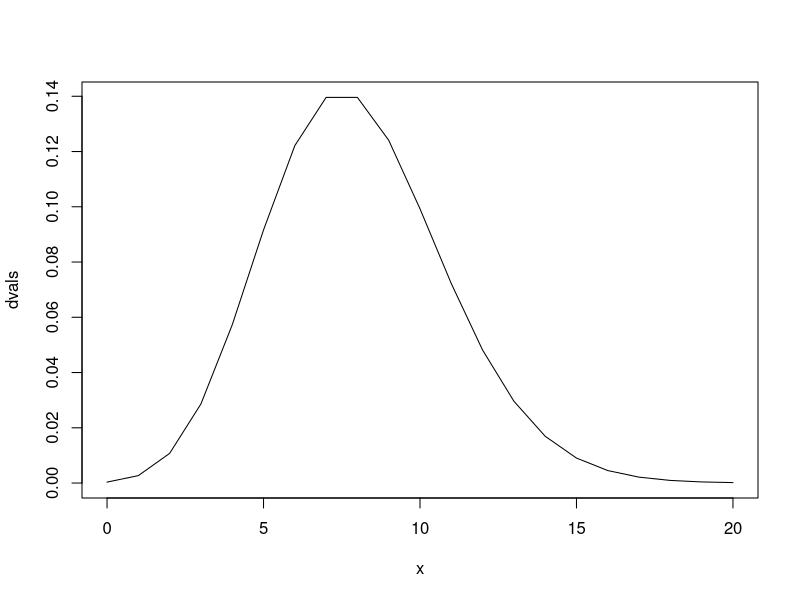
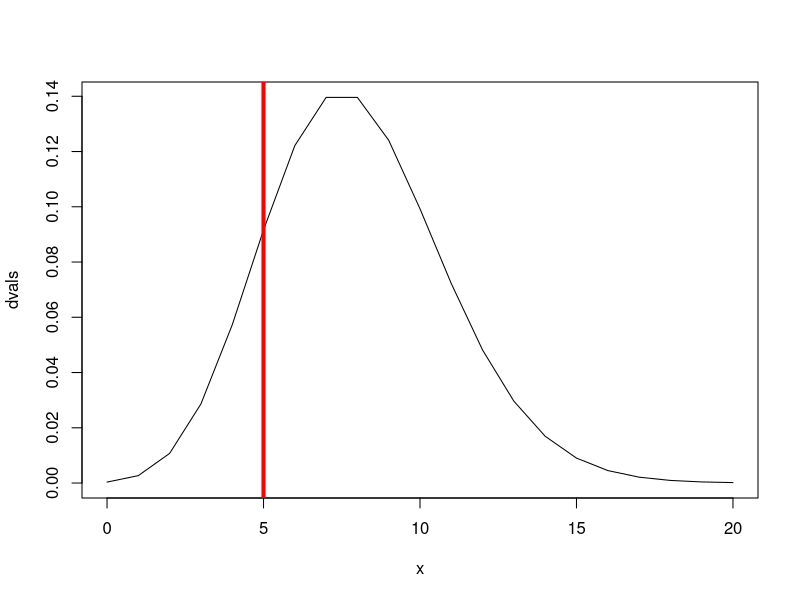
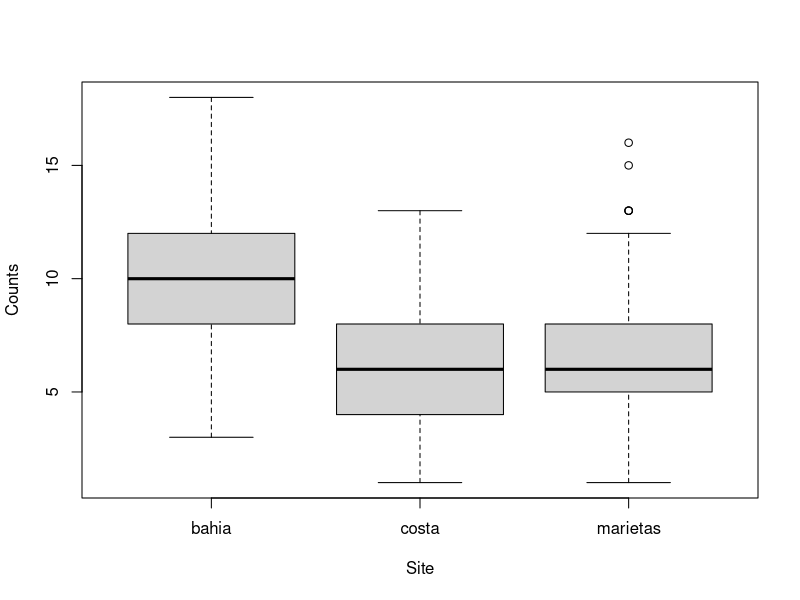
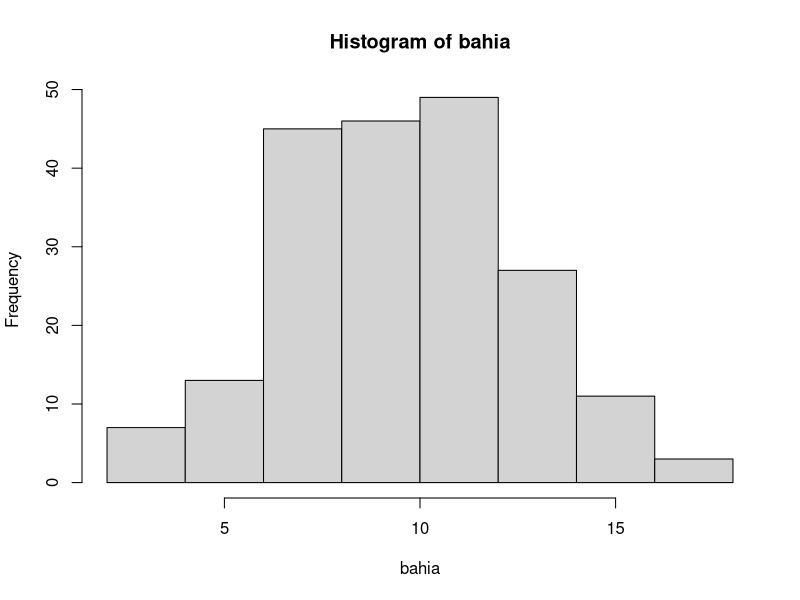
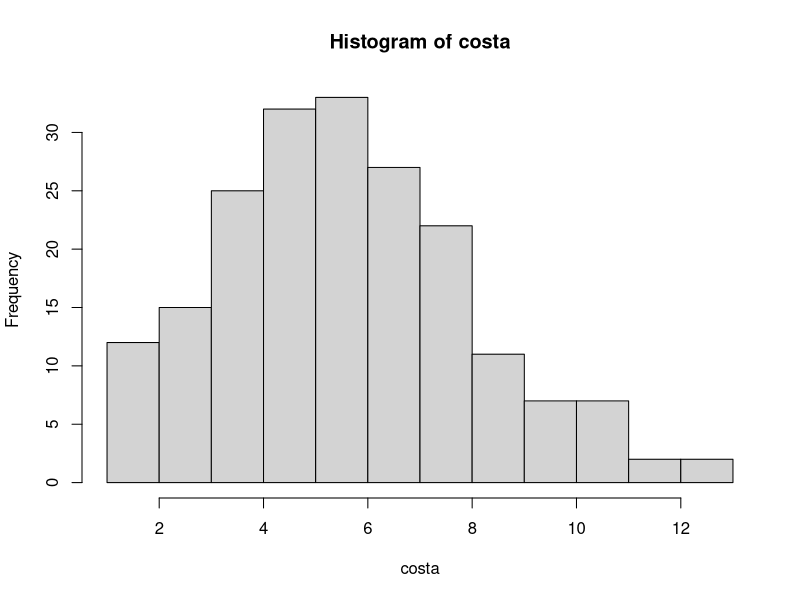
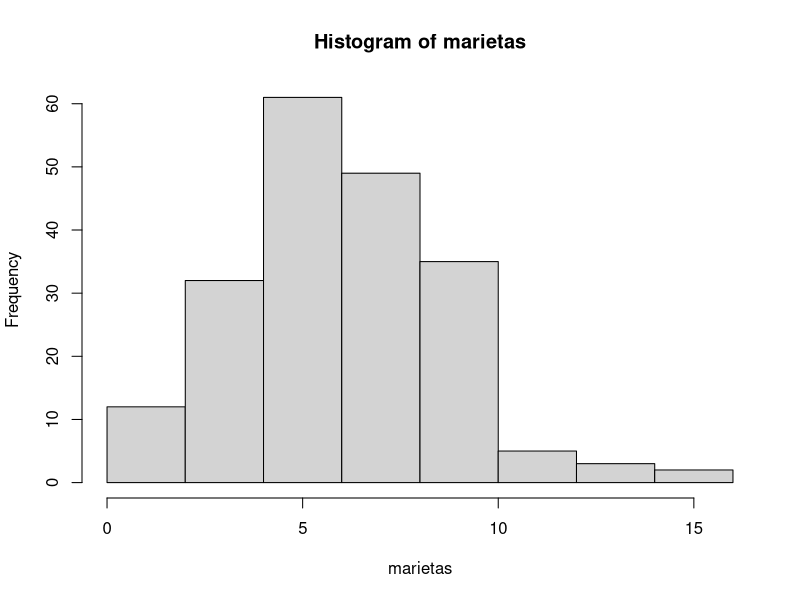
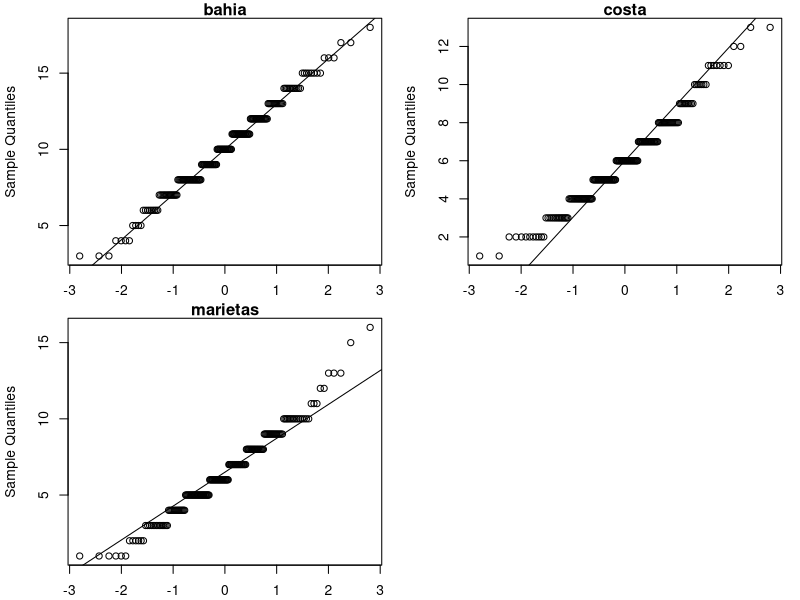

The R source for these figures, in order: (Note: this script raises an error after producing the figures.)
## ---- chunk 1
x <- 0:20
dvals <- dpois(x,lambda=8)
plot(x,dvals,type='l')
## ---- chunk 2
plot(x,dvals,type='l')
abline(v=5,col='red',lwd=4)
## ---- chunk 3
ppois(5,lambda=8,lower.tail=FALSE)
## ---- chunk 4
library(dplyr)
library(multcomp)
# read in data
setwd("/home/brian/Documents/Workshops/Mexico fisheries/StatsClass")
dat <- read.csv("poissonGLM.csv", header=TRUE)
# look at data
head(dat)
names(dat)
dim(dat)
summary(dat)
## ---- chunk 5
# boxplot of counts by site
boxplot(counts ~ site, data=dat,
        xlab="Site",
        ylab="Counts")
## ---- chunk 6
# plot each site's distribution of counts
bahia <- filter(dat, site=="bahia")$counts
costa <- filter(dat, site=="costa")$counts
marietas <- filter(dat, site=="marietas")$counts

hist(bahia)
hist(costa)
hist(marietas)
## ---- chunk 7
par(mfrow = c(2,2), mar=c(2, 4, 1, 1) + 0.1)
qqnorm(bahia, main="bahia")
qqline(bahia)
qqnorm(costa, main="costa")
qqline(costa)
qqnorm(marietas, main="marietas")
qqline(marietas)
## ---- chunk 8
pois.mod <- glm(counts ~ site, data=dat, family=poisson)
summary(pois.mod)
## ---- chunk 9
pois.tukey <- glht(pois.mod, mcp(site="Tukey"))
summary(pois.tukey)
## ---- chunk 10
newdata <- data.frame(site=c("bahia","costa","marietas"))
predict(pois.mod, newdata, type="response")
## ---- chunk 11
pred <- predict(pois.mod, newdata, type="response", se.fit=TRUE)
lwr <- pred$fit - 1.96*pred$se.fit
upr <- pred$fit + 1.96*pred$se.fit
## ---- chunk 12
aov.mod <- aov(counts ~ site, data=dat)
norm.mod <- glm(counts ~ site, data=dat, family=gaussian)
AIC(pois.mod, aov.mod, norm.mod)
